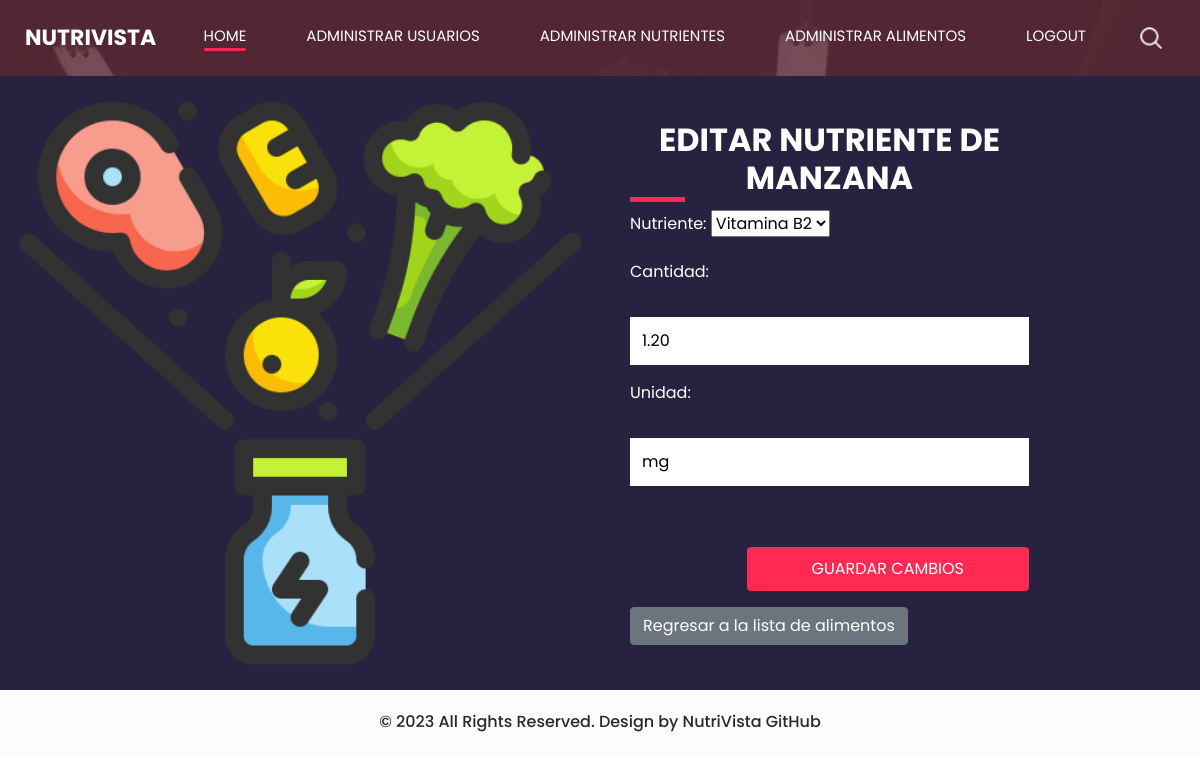
Page /super/editar_nutriente_de_alimento/5/5/ (signed in) on the committed database.
### base/models.py (models this page shows, shortened)
class Alimento(models.Model):
    usuario = models.ForeignKey(User, on_delete=models.CASCADE)  # Added this line to associate each food item with a user.
    nombre = models.CharField(max_length=255)
    calorias = models.DecimalField(max_digits=6, decimal_places=2)
    proteinas = models.DecimalField(max_digits=6, decimal_places=2)
    carbohidratos = models.DecimalField(max_digits=6, decimal_places=2)
    grasas = models.DecimalField(max_digits=6, decimal_places=2)
    descripcion = models.TextField(null=True, blank=True)
    imagen = models.ImageField(upload_to='alimentos_imagenes/', null=True, blank=True)
    nutrientes = models.ManyToManyField(Nutriente, through='AlimentoNutriente')  # Relación ManyToMany agregada

class AlimentoNutriente(models.Model):
    alimento = models.ForeignKey(Alimento, on_delete=models.CASCADE)
    nutriente = models.ForeignKey(Nutriente, on_delete=models.CASCADE)
    cantidad = models.DecimalField(max_digits=6, decimal_places=2)
    unidad = models.CharField(max_length=20)  # ej: mg, mcg, UI...

### base/views.py (the view)
# urls.py: path('super/editar_nutriente_de_alimento/<int:alimento_id>/<int:relacion_id>/',
@login_required
@user_passes_test(lambda u: u.is_superuser)
def editar_nutriente_de_alimento(request, alimento_id, relacion_id):
    alimento = get_object_or_404(Alimento, id=alimento_id)
    relacion = get_object_or_404(AlimentoNutriente, id=relacion_id) # Asume que tienes un modelo llamado AlimentoNutriente
    if request.method == "POST":
        form = AlimentoNutrienteForm(request.POST, instance=relacion)
        if form.is_valid():
            form.save()
            return redirect('listar_todos_alimentos')
    else:
        form = AlimentoNutrienteForm(instance=relacion)
    return render(request, 'base/editar_nutriente_de_alimento.html', {'form': form, 'alimento': alimento})

### base/forms.py
class AlimentoNutrienteForm(forms.ModelForm):
    class Meta:
        model = AlimentoNutriente
        fields = '__all__'
        exclude = ['alimento']

### base/models.py (called while the page is built)
    def __str__(self):
        return self.nombre

### base/templates/base/editar_nutriente_de_alimento.html (shortened to what this page needs)
{% load static %}
<html>
<head>
    <link rel="stylesheet" type="text/css" href="https://cdnjs.cloudflare.com/ajax/libs/OwlCarousel2/2.3.4/assets/owl.carousel.min.css" />
    <link rel="stylesheet" type="text/css" href="{% static 'css/bootstrap.css' %}" />
    <link href="{% static 'css/style.css' %}" rel="stylesheet" />
    <link href="{% static 'css/responsive.css' %}" rel="stylesheet" />
</head>
<body class="sub_page">
    <div class="hero_area">
        <header class="header_section">
            <div class="container-fluid">
                <nav class="navbar navbar-expand-lg custom_nav-container ">
                    <a class="navbar-brand" href="{% url 'main_page' %}">
                        <span>
                            NutriVista
                        </span>
                    </a>
                    <div class="collapse navbar-collapse" id="navbarSupportedContent">
                        <div class="d-flex ml-auto flex-column flex-lg-row align-items-center">
                          <ul class="navbar-nav  ">
                            <li class="nav-item active">
                              <a class="nav-link" href="{% url 'main_page' %}">Home <span class="sr-only">(current)</span></a>
                            </li>
                            {% if user.is_superuser %}
                            <li class="nav-item ">
                              <a class="nav-link" href="{% url 'lista_usuarios_inactivos' %}"> Administrar Usuarios</a>
                            </li>
                            <li class="nav-item ">
                              <a class="nav-link" href="{% url 'listar_nutrientes' %}"> Administrar Nutrientes</a>
                            </li>
                            <li class="nav-item ">
                              <a class="nav-link" href="{% url 'listar_todos_alimentos' %}"> Administrar Alimentos</a>
                            </li>
                            {% endif %}
                            <li class="nav-item">
                              <a class="nav-link" href="{% url 'logout' %}"> Logout</a>
                            </li>
                          </ul>
                            <div class="user_option">
                                <form class="form-inline my-2 my-lg-0 ml-0 ml-lg-4 mb-3 mb-lg-0">
                                    <button class="btn  my-2 my-sm-0 nav_search-btn" type="submit"></button>
                                </form>
                            </div>
                        </div>
                    </div>
                </nav>
            </div>
        </header>
    </div>
    <section class="contact_section ">
        <div class="container-fluid">
            <div class="row">
                <div class="col-md-6 px-0">
                    <div class="img-box">
                        <img src="{% static 'images/2317045.png' %}" alt="">
                    </div>
                </div>
                <div class="col-lg-5 col-md-6">
                    <div class="form_container pr-0 pr-lg-5 mr-0 mr-lg-2">
                        <div class="heading_container">
                            <h2>
                                Editar Nutriente de {{ alimento.nombre }}
                            </h2>
                        </div>
                        <form method="post">
                            {{ form.as_p }}
                            <div class="d-flex ">
                                <button type="submit" class="btn btn-primary">Guardar Cambios</button>
                            </div>
                        </form>
                        <div class="mt-3">
                            <a href="{% url 'listar_todos_alimentos' %}" class="btn btn-secondary">Regresar a la lista de alimentos</a>
                        </div>
                    </div>
                </div>
            </div>
        </div>
    </section>
    <footer class="container-fluid footer_section">
        <p>
            &copy; 2023 All Rights Reserved. Design by NutriVista
            <a href="https://github.com/davidguillen2002/proyectoweb.git">GitHub</a>
        </p>
    </footer>
</body>
</html>

### base/static/css/style.css (style rules this page uses)
body { font-family: 'Poppins', sans-serif; color: #000000; background-color: #ffffff; }
.heading_container { display: -webkit-box; display: -ms-flexbox; display: flex; -webkit-box-pack: center; -ms-flex-pack: center; justify-content: center; text-align: center; }
.heading_container h2 { font-weight: bold; position: relative; padding-bottom: 5px; text-transform: uppercase; }
.heading_container h2::before { content: ""; position: absolute; bottom: 0; left: 50%; width: 55px; height: 5px; background-color: #ff2953; -webkit-transform: translateX(-50%); transform: translateX(-50%); }
.hero_area { height: 100vh; display: -webkit-box; display: -ms-flexbox; display: flex; -webkit-box-orient: vertical; -webkit-box-direction: normal; -ms-flex-direction: column; flex-direction: column; background-image: url(../images/hero-bg.jpg); background-size: cover; background-attachment: fixed; }
.sub_page .hero_area { height: auto; }
.header_section .container-fluid { padding-right: 25px; padding-left: 25px; }
.custom_nav-container.navbar-expand-lg .navbar-nav .nav-item .nav-link { margin: 10px 30px; padding: 0; padding-bottom: 3px; color: #ffffff; text-align: center; position: relative; text-transform: uppercase; font-size: 15px; }
.custom_nav-container.navbar-expand-lg .navbar-nav .nav-item .nav-link::after { display: none; content: ""; position: absolute; left: 0; bottom: 0; width: 100%; height: 3px; border-radius: 5px; background-color: #ffffff; }
.custom_nav-container.navbar-expand-lg .navbar-nav .nav-item.active a::after, .custom_nav-container.navbar-expand-lg .navbar-nav .nav-item:hover a::after { display: block; background-color: #ff2953; }
a, a:hover, a:focus { text-decoration: none; }
.btn, .btn:focus { outline: none !important; -webkit-box-shadow: none; box-shadow: none; }
.user_option { display: -webkit-box; display: -ms-flexbox; display: flex; -webkit-box-align: center; -ms-flex-align: center; align-items: center; }
.custom_nav-container .nav_search-btn { background-image: url(../images/search-icon.png); background-size: 22px; background-repeat: no-repeat; background-position-y: 7px; width: 35px; height: 35px; padding: 0; border: none; }
.navbar-brand { display: -webkit-box; display: -ms-flexbox; display: flex; -webkit-box-align: center; -ms-flex-align: center; align-items: center; position: relative; }
.navbar-brand span { font-size: 22px; text-transform: uppercase; font-weight: bold; color: #ffffff; position: relative; z-index: 3; }
.custom_nav-container { z-index: 99999; padding: 15px 0; }
.contact_section { position: relative; background-color: #27223f; color: #ffffff; }
.contact_section .heading_container { -webkit-box-pack: start; -ms-flex-pack: start; justify-content: start; }
.contact_section .heading_container h2::before { text-align: left; left: 0; -webkit-transform: none; transform: none; }
.contact_section .row { -webkit-box-align: center; -ms-flex-align: center; align-items: center; }
.contact_section .img-box img { width: 100%; }
.contact_section .form_container { padding: 45px 0 45px 15px; }
.contact_section input { width: 100%; border: none; background-color: #ffffff; outline: none; color: #000000; margin-top: 25px; padding: 12px; }
.contact_section input::placeholder { color: #2a2a2c; }
.contact_section button { padding: 10px 65px; outline: none; border: none; color: #ffffff; background: #ff2953; margin: 45px 0 0 auto; text-transform: uppercase; }
.footer_section { background-color: #fbfdfd; padding: 20px; font-weight: 500; }
.footer_section p { color: #292929; margin: 0; text-align: center; }
.footer_section a { color: #292929; }

### rows in the picture
Alimento: nombre "MANZANA"
AlimentoNutriente: nutriente "Vitamina B2", cantidad "1.20", unidad "mg"
